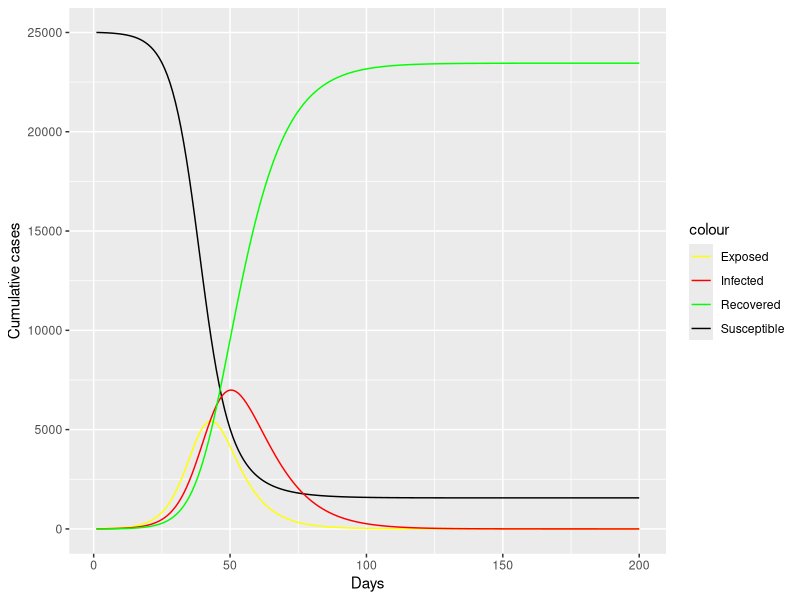

Here is the R script that generated this plot:
library(tidyverse)
# ------ Parameters --------
# Definitions are based on Table 1 from the article.
# The values are based on Table 2 from the article. These are potential parameters that users can play with in our ShinyApp
# Note that for simplicity, not all the parameters will be included in the simulation


# Population Parameters:
A = 1786 # daily arrival rate of students
tao_arrival = 14 # arrival duration

# Disease transmission Parameters: 
tao_1 = 6 # day; exposure period: average time to move from early to late stage of the disease
tao_2 = 10 # day; infection post-exposure period
mu = 0.66 # relative infectivity of exposed to undocumented cases
y=1 # scaler
alpha = 0.2 * y # relative infectivity of documented to undocumented cases
r_recover = 1/tao_2 # recover rate

C_max = 13 # person/day; constant contact rate absent any exogenous or endogenous changes in social behaviour
i_N = 0.037 # person/day; infection probablity in the absense of mask


# ---- Initialization -----
S0 = A*tao_arrival # initial Susceptible
N = A*tao_arrival # initial population, same as initial susceptible
E0 = 10 # initial exposure
I0 = 1 # initial infection
R0 = 0 # initial recovered
len = 200 # Number of days simulated

# Dataframe to record cumulative cases:
# this is the table you can use for creating visuals
recordcum = data.frame(matrix(0,nrow=len, ncol=4))
colnames(recordcum) <- c('susceptible', 'exposed', 'infected','recovered')

# ------ Simulation --------
for (i in 1:len){
  S = S0
  E = E0
  I = I0
  R = R0
  
  # Transmission dynamics:
  # Code below are based on equation 3,4,6,8 from the article (simplified)
  S0 = max(0, S - i_N*C_max*S/N * (mu*E + alpha*I))  # equation 3
  E0 = max(0, E + i_N*C_max*S/N * (mu*E + alpha*I) - E/tao_1) # equation 4
  I0 = max(0, I + E/tao_1 - I0/tao_2) # equation 6
  R0 = max(0, R + I0/tao_2) # equation 8
  
  recordcum[i,1] = S0
  recordcum[i,2] = E0
  recordcum[i,3] = I0
  recordcum[i,4] = R0
}
recordcum$day = c(1:len)
# recordcum
colors <- c("Susceptible" = "black",
            "Exposed" = "yellow", 
            "Infected" = "red", 
            "Recovered" = "green")

ggplot(data=recordcum) +
  geom_line(aes(x=day, y=susceptible, color='Susceptible')) +
  geom_line(aes(x=day, y=exposed, color='Exposed')) +
  geom_line(aes(x=day, y=infected, color='Infected')) +
  geom_line(aes(x=day, y=recovered, color='Recovered')) +
  labs(y="Cumulative cases", x= "Days") +
  scale_color_manual(values = colors)


